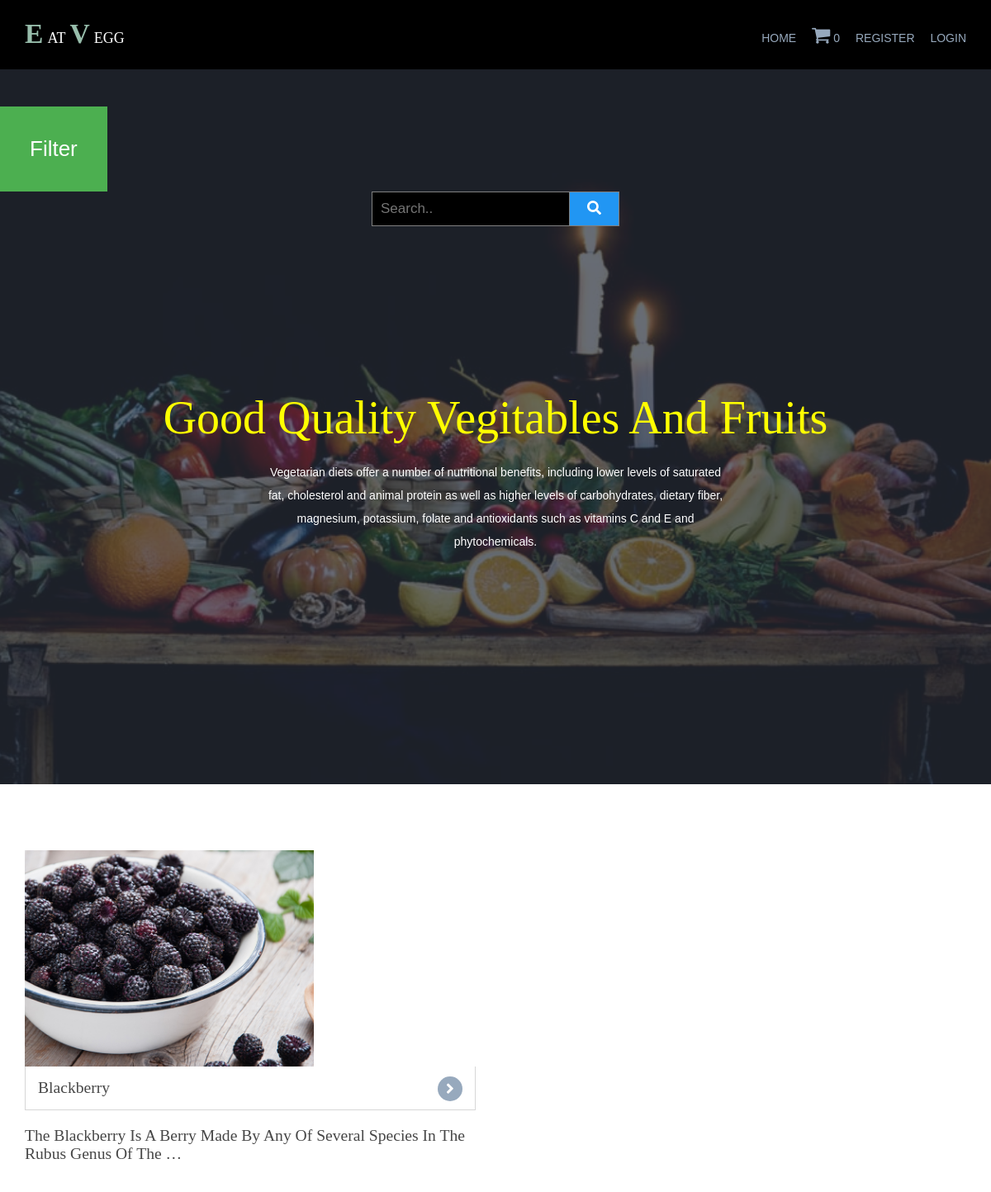
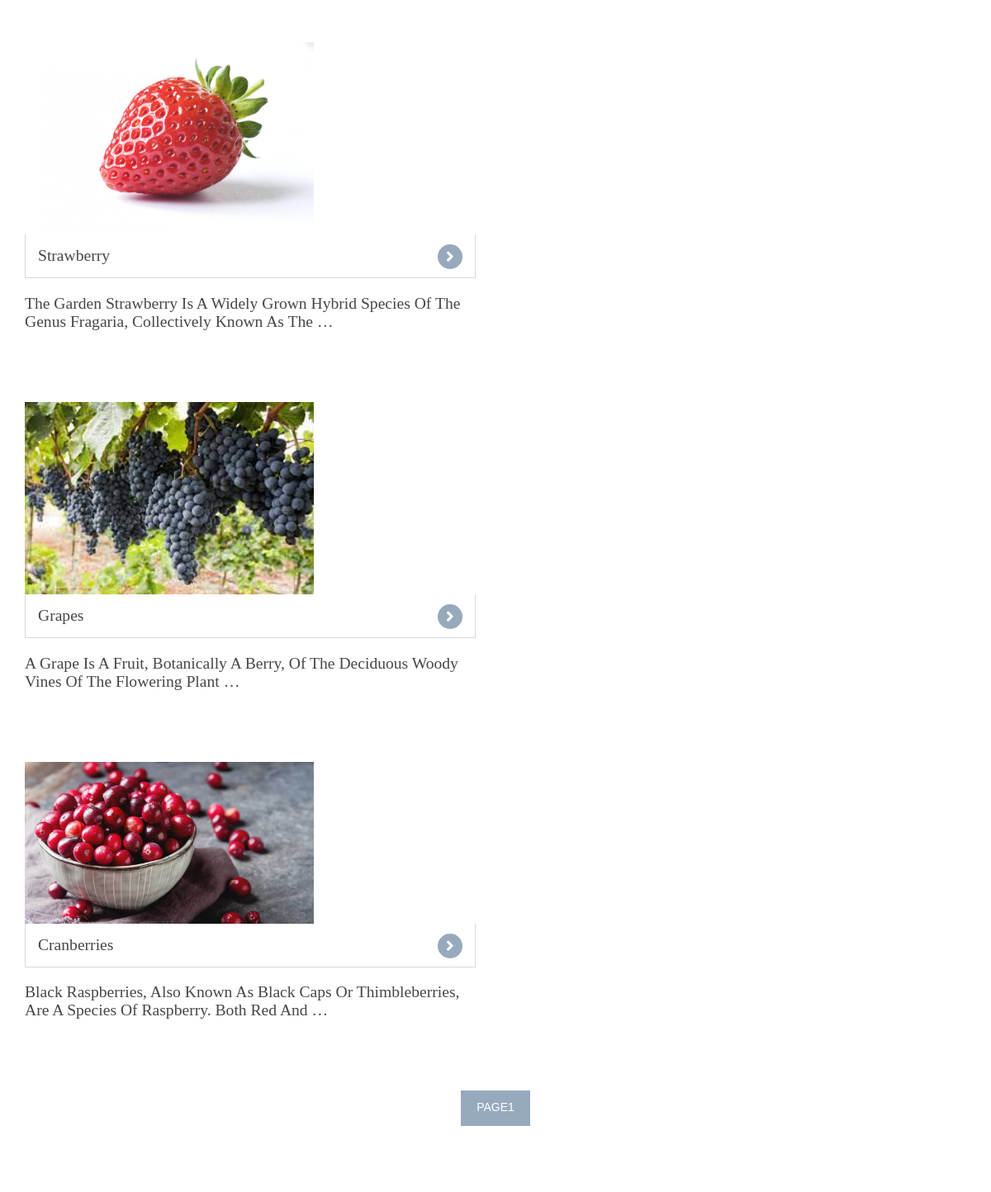
The app's page /berries/ with its own data (2 pictures, top to bottom).
### shop/models.py (models this page shows, shortened)
class products(models.Model):
    name=models.CharField(max_length=100,unique=True)
    slug=models.SlugField(max_length=100,unique=True)
    img=models.ImageField(upload_to='product')
    desc=models.TextField()
    available=models.BooleanField()
    stock=models.IntegerField()
    price=models.IntegerField()
    category=models.ForeignKey(categ,on_delete=models.CASCADE)
    def get_url(self):
        return reverse('details',args=[self.category.slug,self.slug])

### shop/views.py (the view)
# urls.py: 2. Add a URL to urlpatterns:  path('', views.home, name='home')
def home(request,c_slug=None):
    c_page=None
    prodt=None
    if c_slug!=None:
        c_page=get_object_or_404(categ,slug=c_slug)
        prodt=products.objects.filter(category=c_page,available=True)
    else:
        prodt=products.objects.all().filter(available=True)
    cat=categ.objects.all()
    paginator=Paginator(prodt,4)
    try:
        page=int(request.GET.get('page','1'))
    except:
        page=1
    try:
        pro=paginator.page(page)
    except(EmptyPage,InvalidPage):
        pro=paginator.page(paginator.num_pages)
    return render(request,'index.html',{'pr':prodt,'ct':cat,'pg':pro})

### cart/context_processor.py (called while the page is built)
def count(request):
    item_count=0
    if 'admin' in request.path:
        return {}
    else:
        try:
            ct=cartlist.objects.filter(cart_id=c_id(request))
            cti=items.objects.all().filter(cart=ct[:1])
            for c in cti:
                item_count+=c.quan
        except cartlist.DoesNotExist:
            item_count=0
        return dict(itc=item_count)

### cart/views.py (called while the page is built)
def c_id(request):
    ct_id=request.session.session_key
    if not ct_id:
        ct_id=request.session.create()
    return c_id

### shop/models.py (called while the page is built)
    def get_url(self):
        return reverse('prodt_cat',args=[self.slug])

### templates/index.html (shortened to what this page needs)
{% extends 'base.html' %}
{% load static %}
{% block content %}
<!DOCTYPE html>
<html lang="">
<head>
<link href="{% static 'hm/layout/styles/layout.css' %}" rel="stylesheet" type="text/css" media="all">
<link rel="stylesheet" href="https://cdnjs.cloudflare.com/ajax/libs/font-awesome/4.7.0/css/font-awesome.min.css">
</head>
<body id="top">
<div class="bgded overlay" style="background-image:url({% static 'hm/images/demo/backgrounds/bg.jpg' %});">
   <br><br> <div class="dropdown">
    <button class="dropbtn">Filter</button>
  </div>
  <form class="example" action="{% url 'search' %}" method="get" style="margin:auto;max-width:300px">
    <input type="text" placeholder="Search.." name="q">
    <button type="submit"><i class="fas fa-search"></i></button>
  </form>
  <div id="pageintro" class="hoc clear">
    <article>
      <h3 class="heading" style="color: yellow;">Good Quality Vegitables and Fruits</h3>
      <p>Vegetarian diets offer a number of nutritional benefits, including lower levels of saturated fat, cholesterol and animal protein as well as higher levels of carbohydrates, dietary fiber, magnesium, potassium, folate and antioxidants such as vitamins C and E and phytochemicals.</p>
    </article>
  </div>
</div>
<div class="wrapper row3">
  <main class="hoc container clear">
    {% for i in pg.object_list %}
    <section class="group shout">
      <figure class="one_half first"><a href="{{i.get_url}}"><img src="{{i.img.url}}" alt="" style='height: 350; width: 350px;'>
        <figcaption class="heading"> {{i.name}}</a>
        <p>{{i.desc|truncatewords:17}}<br><br><br><br>
      </figure>
      {% endfor %}
    </section>
    <center>
      {% for i in pg.paginator.page_range %}
      <a href="?page={{i}}" class="btn btn-light btn-sm {% if pg.number == p %} active {% endif %}">page{{i}}</a>
      {% endfor %}
    </center>
    </main>
    </div>
</body>
</html>
{% endblock %}

### static/hm/layout/styles/layout.css (style rules this page uses)
#pageintro { padding:200px 0 280px; }
#pageintro article, #pageintro article p { display:block; max-width:75%; margin:0 auto; text-align:center; }
#pageintro article p { max-width:65%; line-height:2rem; }
#pageintro .heading { margin-bottom:20px; font-size:4rem; }
.container { padding:80px 0; }
.shout figure { display:block; max-width:546px; }
.shout figure figcaption { display:block; position:relative; }
.shout figure figcaption a { display:block; position:relative; padding:15px; border:solid; border-width:0 1px 1px 1px; }
.shout figure figcaption a::after { position:absolute; top:12px; right:15px; width:30px; height:30px; line-height:30px; font-family:"Font Awesome\ 5 Free"; font-weight:900; content:"\f105"; text-align:center; border-radius:50%; }
*, *::before, *::after { transition:all .3s ease-in-out; }
body { color:#A5A6AA; background-color:#282E39; }
a { color:#97A9BD; }
.overlay { color:#FFFFFF; background-color:inherit; }
.overlay::after { color:inherit; background-color:rgba(40,46,57,.7); }
.btn, .btn.inverse:hover { color:#FFFFFF; background-color:#97A9BD; border-color:#97A9BD; }
.row3 { color:#474747; background-color:#FFFFFF; }
#pageintro { color:#FFFFFF; }
.shout figure figcaption a { color:inherit; background-color:inherit; border-color:#D7D7D7; }
.shout figure:hover figcaption a, .shout figure figcaption a::after { color:#FFFFFF; background-color:#97A9BD; border-color:#97A9BD; }
@media screen and (min-width:1140px) { .hoc { max-width:1140px; } }

### static/hm/layout/styles/framework.css (style rules this page uses)
html { overflow-y:scroll; overflow-x:hidden; }
html, body { margin:0; padding:0; font-size:14px; line-height:1.6em; }
*, *::before, *::after { box-sizing:border-box; }
.overlay { position:relative; z-index:1; }
.overlay::after { display:block; position:absolute; top:0; left:0; width:100%; height:100%; content:""; z-index:-1; }
.bgded { background-position:top center; background-repeat:no-repeat; background-size:cover; }
.btn { display:inline-block; padding:8px 18px 10px; text-transform:uppercase; border:1px solid; }
.clear, .group { display:block; }
.clear::before, .clear::after, .group::before, .group::after { display:table; content:""; }
.clear, .clear::after, .group, .group::after { clear:both; }
a { outline:none; text-decoration:none; }
img { width:auto; max-width:100%; height:auto; margin:0; padding:0; border:none; line-height:normal; vertical-align:middle; }
body, input, textarea, select { font-family:Verdana, Geneva, sans-serif; }
h1, h2, h3, h4, h5, h6, .heading { font-family:Georgia, "Times New Roman", Times, serif; }
form, fieldset, legend { margin:0; padding:0; border:none; }
label, input, textarea, select, button { display:block; resize:none; outline:none; color:inherit; font-size:inherit; font-family:inherit; vertical-align:middle; }
::placeholder { opacity:1; }
h1, h2, h3, h4, h5, h6, .heading { margin:0 0 20px 0; font-size:1.4rem; line-height:normal; font-weight:normal; text-transform:capitalize; }
.wrapper { display:block; position:relative; width:100%; margin:0; padding:0; text-align:left; word-wrap:break-word; }
.hoc { display:block; margin:0 auto; }
address, article, aside, figcaption, figure, footer, header, main, nav, section { display:block; margin:0; padding:0; }
.one_half, .one_third, .two_third, .one_quarter, .two_quarter, .three_quarter { display:inline-block; float:left; margin:0 0 0 4.21052%; list-style:none; }
.first { margin-left:0; clear:left; }
.one_half, .two_quarter { width:47.89473%; }

### templates/index.html (style rules this page uses)
.dropbtn { background-color: #4CAF50; color: white; padding: 36px; font-size: 26px; border: none; cursor: pointer; }
.dropdown { position: relative; display: inline-block; }
body { font-family: Arial; }
* { box-sizing: border-box; }
form.example input[type=text] { padding: 10px; font-size: 17px; border: 1px solid grey; float: left; width: 80%; background: black; }
form.example button { float: right; width: 20%; padding: 10px; background: #2196F3; color: white; font-size: 17px; border: 1px solid grey; border-left: none; cursor: pointer; }
form.example::after { content: ""; clear: both; display: table; }

### records on screen
products: img (picture), name "Blackberry", desc "The Blackberry Is A Berry Made By Any Of Several Species In The Rubus Genus Of The …"
products: img (picture), name "Strawberry", desc "The Garden Strawberry Is A Widely Grown Hybrid Species Of The Genus Fragaria, Collectively Known As The …"
products: img (picture), name "Grapes", desc "A Grape Is A Fruit, Botanically A Berry, Of The Deciduous Woody Vines Of The Flowering Plant …"
products: img (picture), name "Cranberries", desc "Black Raspberries, Also Known As Black Caps Or Thimbleberries, Are A Species Of Raspberry. Both Red And …"

### other values on screen
{{ itc }} "0"
{{ i }} "1"
